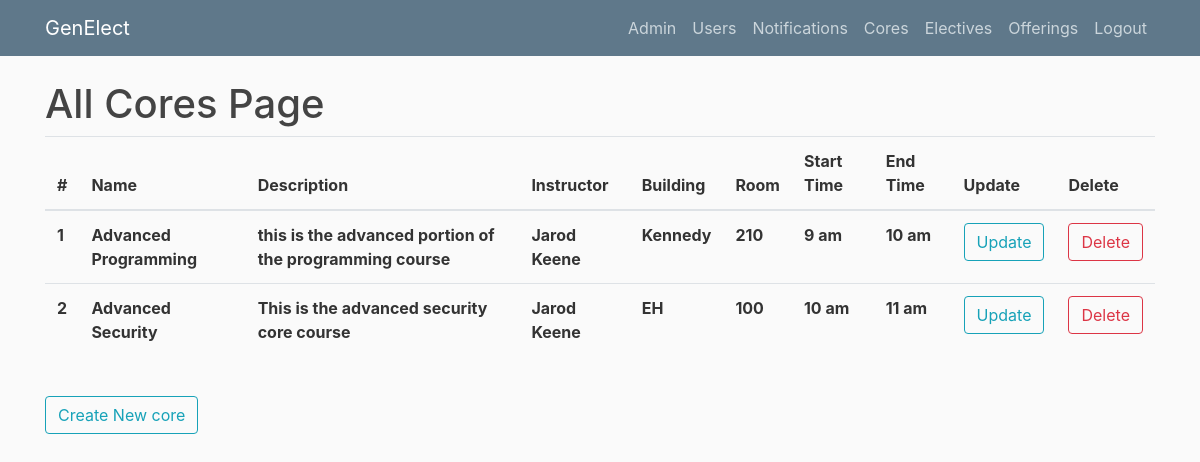
/allcores (signed in), run on an earlier commit of the app's database.
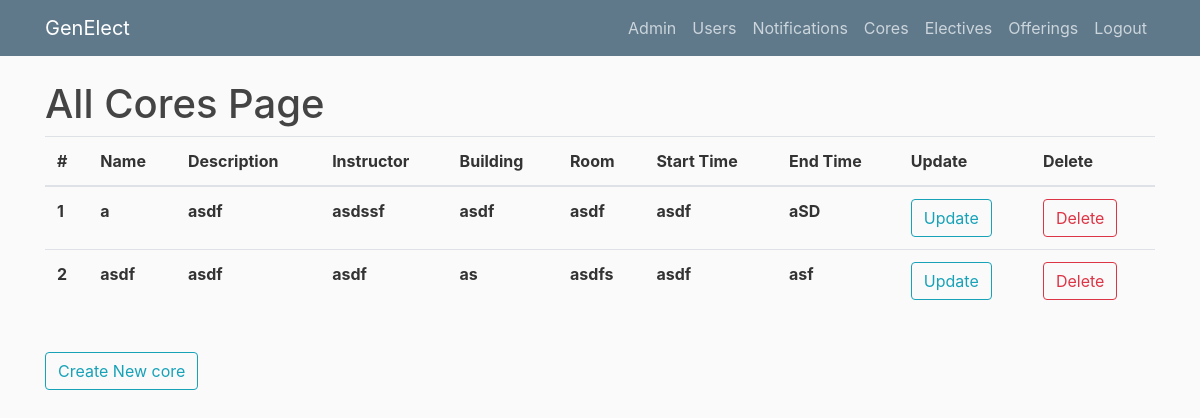
And on a later commit of the database.
### genElect/models.py (models this page shows)
class Base(db.Model):
    __abstract__ = True
    id = db.Column(db.Integer, primary_key=True, autoincrement=True)
    date_created = db.Column(db.DateTime, default=db.func.current_timestamp())
    date_modified = db.Column(db.DateTime, default=db.func.current_timestamp(),
            onupdate=db.func.current_timestamp())

class Cores(Base):
    __tablename__ = 'cores'
    name = db.Column(db.String(100))
    description = db.Column(db.String(500))
    building = db.Column(db.String(100))
    room = db.Column(db.String(100))
    start_time = db.Column(db.String(100))
    end_time = db.Column(db.String(100))
    instructor = db.Column(db.String(100))
    registrations = db.relationship('CoreRegistrations', backref='core', lazy=True)

### genElect/__init__.py (the view)
@app.route("/allcores")
def allcores():
    if current_user.is_authenticated and (current_user.role == "admin" or current_user.role == "instructor"):
        cores = Cores.query.all()
        return render_template('allcores.html', cores=cores, title="Cores")
    else:
        return render_template('denied.html')

### genElect/__init__.py (called while the page is built)
@login_manager.user_loader
def load_user(user_id):
    return Users.query.get(int(user_id))

### genElect/templates/allcores.html
{% extends "layout.html" %}
{% block content %}
    <h1>All Cores Page</h1>
	<table class="table">
	  <thead>
	    <tr>
	      <th scope="col">#</th>
	      <th scope="col">Name</th>
	      <th scope="col">Description</th>
	      <th scope="col">Instructor</th>
	      <th scope="col">Building</th>
	      <th scope="col">Room</th>
	      <th scope="col">Start Time</th>
	      <th scope="col">End Time</th>
	      <th scope="col">Update</th>
	      <th scope="col">Delete</th>
	    </tr>
	  </thead>
	  <tbody>
	  	{% for core in cores %}
	    <tr>
	      <th scope="row">{{core.id}}</th>
	      <th scope="row">{{core.name}}</th>
	      <th scope="row">{{core.description}}</th>
	      <th scope="row">{{core.instructor}}</th>
	      <th scope="row">{{core.building}}</th>
	      <th scope="row">{{core.room}}</th>
	      <th scope="row">{{core.start_time}}</th>
	      <th scope="row">{{core.end_time}}</th>
	      <th scope="row"><button type="button" onclick="window.location.href = '/editcore/{{core.id}}'" class="btn btn-outline-info">Update</button></th>
	      <th scope="row"><button type="button" onclick="window.location.href = '/deletecore/{{core.id}}'" class="btn btn-outline-danger">Delete</button></th>
	    </tr>
	    {% endfor %}
	  </tbody>
	</table>
    <br><button type="button" onclick="window.location.href = '/createcore'" class="btn btn-outline-info">Create New core</button>
{% endblock content %}

What changed in the data, as far as the page shows it:
changed Cores id 1: name "Advanced Programming" → "a"; description "this is the advanced portion of the programming course" → "asdf"; instructor "Jarod Keene" → "asdssf"; building "Kennedy" → "asdf"; room "210" → "asdf"; start_time "9 am" → "asdf"; end_time "10 am" → "aSD"
changed Cores id 2: name "Advanced Security" → "asdf"; description "This is the advanced security core course" → "asdf"; instructor "Jarod Keene" → "asdf"; building "EH" → "as"; room "100" → "asdfs"; start_time "10 am" → "asdf"; end_time "11 am" → "asf"
